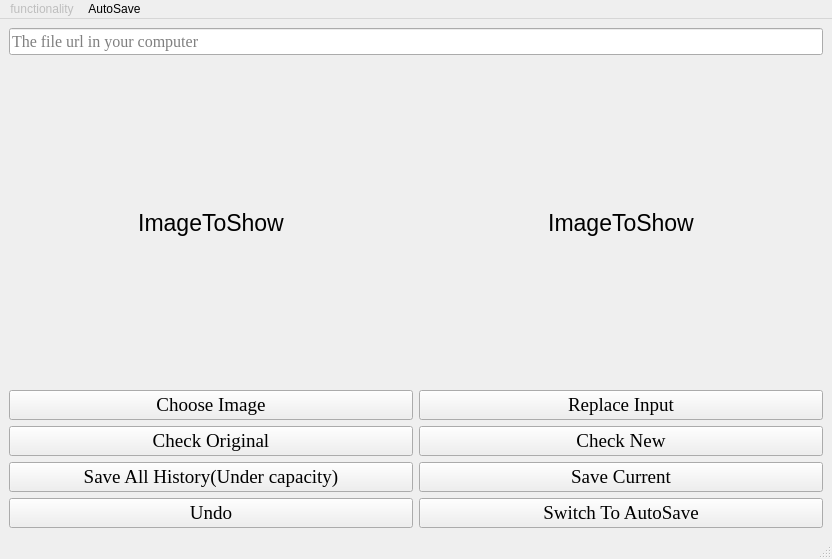
<?xml version="1.0" encoding="UTF-8"?>
<ui version="4.0">
 <class>MainWindow</class>
 <widget class="QMainWindow" name="MainWindow">
  <property name="enabled">
   <bool>true</bool>
  </property>
  <property name="geometry">
   <rect>
    <x>0</x>
    <y>0</y>
    <width>832</width>
    <height>559</height>
   </rect>
  </property>
  <property name="sizePolicy">
   <sizepolicy hsizetype="Preferred" vsizetype="Preferred">
    <horstretch>0</horstretch>
    <verstretch>0</verstretch>
   </sizepolicy>
  </property>
  <property name="windowTitle">
   <string>MainWindow</string>
  </property>
  <widget class="QWidget" name="centralwidget">
   <property name="sizePolicy">
    <sizepolicy hsizetype="Preferred" vsizetype="Preferred">
     <horstretch>0</horstretch>
     <verstretch>0</verstretch>
    </sizepolicy>
   </property>
   <layout class="QGridLayout" name="gridLayout">
    <item row="0" column="0" colspan="2">
     <widget class="QLineEdit" name="urlEdit">
      <property name="font">
       <font>
        <family>Times New Roman</family>
        <pointsize>12</pointsize>
       </font>
      </property>
      <property name="dragEnabled">
       <bool>true</bool>
      </property>
      <property name="readOnly">
       <bool>true</bool>
      </property>
      <property name="placeholderText">
       <string>The file url in your computer</string>
      </property>
     </widget>
    </item>
    <item row="3" column="1">
     <widget class="QPushButton" name="checkNew">
      <property name="sizePolicy">
       <sizepolicy hsizetype="Minimum" vsizetype="Fixed">
        <horstretch>0</horstretch>
        <verstretch>0</verstretch>
       </sizepolicy>
      </property>
      <property name="font">
       <font>
        <family>Times New Roman</family>
        <pointsize>14</pointsize>
       </font>
      </property>
      <property name="text">
       <string>Check New</string>
      </property>
     </widget>
    </item>
    <item row="4" column="0">
     <widget class="QPushButton" name="saveAll">
      <property name="sizePolicy">
       <sizepolicy hsizetype="Minimum" vsizetype="Fixed">
        <horstretch>0</horstretch>
        <verstretch>0</verstretch>
       </sizepolicy>
      </property>
      <property name="font">
       <font>
        <family>Times New Roman</family>
        <pointsize>14</pointsize>
       </font>
      </property>
      <property name="text">
       <string>Save All History(Under capacity)</string>
      </property>
     </widget>
    </item>
    <item row="1" column="1">
     <widget class="QLabel" name="imageLabelDisposed">
      <property name="font">
       <font>
        <pointsize>17</pointsize>
       </font>
      </property>
      <property name="contextMenuPolicy">
       <enum>Qt::DefaultContextMenu</enum>
      </property>
      <property name="autoFillBackground">
       <bool>false</bool>
      </property>
      <property name="text">
       <string>ImageToShow</string>
      </property>
      <property name="scaledContents">
       <bool>true</bool>
      </property>
      <property name="alignment">
       <set>Qt::AlignCenter</set>
      </property>
     </widget>
    </item>
    <item row="2" column="0">
     <widget class="QPushButton" name="openImageButton">
      <property name="sizePolicy">
       <sizepolicy hsizetype="Minimum" vsizetype="Fixed">
        <horstretch>0</horstretch>
        <verstretch>0</verstretch>
       </sizepolicy>
      </property>
      <property name="font">
       <font>
        <family>Times New Roman</family>
        <pointsize>14</pointsize>
       </font>
      </property>
      <property name="text">
       <string>Choose Image</string>
      </property>
     </widget>
    </item>
    <item row="1" column="0">
     <widget class="QLabel" name="imageLabel">
      <property name="font">
       <font>
        <pointsize>17</pointsize>
       </font>
      </property>
      <property name="contextMenuPolicy">
       <enum>Qt::DefaultContextMenu</enum>
      </property>
      <property name="autoFillBackground">
       <bool>false</bool>
      </property>
      <property name="text">
       <string>ImageToShow</string>
      </property>
      <property name="scaledContents">
       <bool>true</bool>
      </property>
      <property name="alignment">
       <set>Qt::AlignCenter</set>
      </property>
     </widget>
    </item>
    <item row="3" column="0">
     <widget class="QPushButton" name="checkOriginal">
      <property name="sizePolicy">
       <sizepolicy hsizetype="Minimum" vsizetype="Fixed">
        <horstretch>0</horstretch>
        <verstretch>0</verstretch>
       </sizepolicy>
      </property>
      <property name="font">
       <font>
        <family>Times New Roman</family>
        <pointsize>14</pointsize>
       </font>
      </property>
      <property name="text">
       <string>Check Original</string>
      </property>
     </widget>
    </item>
    <item row="2" column="1">
     <widget class="QPushButton" name="replaceInputButton">
      <property name="sizePolicy">
       <sizepolicy hsizetype="Minimum" vsizetype="Fixed">
        <horstretch>0</horstretch>
        <verstretch>0</verstretch>
       </sizepolicy>
      </property>
      <property name="font">
       <font>
        <family>Times New Roman</family>
        <pointsize>14</pointsize>
       </font>
      </property>
      <property name="text">
       <string>Replace Input</string>
      </property>
     </widget>
    </item>
    <item row="4" column="1">
     <widget class="QPushButton" name="saveRight">
      <property name="sizePolicy">
       <sizepolicy hsizetype="Minimum" vsizetype="Fixed">
        <horstretch>0</horstretch>
        <verstretch>0</verstretch>
       </sizepolicy>
      </property>
      <property name="font">
       <font>
        <family>Times New Roman</family>
        <pointsize>14</pointsize>
       </font>
      </property>
      <property name="text">
       <string>Save Current</string>
      </property>
     </widget>
    </item>
    <item row="5" column="0">
     <widget class="QPushButton" name="undo">
      <property name="sizePolicy">
       <sizepolicy hsizetype="Minimum" vsizetype="Fixed">
        <horstretch>0</horstretch>
        <verstretch>0</verstretch>
       </sizepolicy>
      </property>
      <property name="font">
       <font>
        <family>Times New Roman</family>
        <pointsize>14</pointsize>
       </font>
      </property>
      <property name="text">
       <string>Undo</string>
      </property>
     </widget>
    </item>
    <item row="5" column="1">
     <widget class="QPushButton" name="autoSave">
      <property name="sizePolicy">
       <sizepolicy hsizetype="Minimum" vsizetype="Fixed">
        <horstretch>0</horstretch>
        <verstretch>0</verstretch>
       </sizepolicy>
      </property>
      <property name="font">
       <font>
        <family>Times New Roman</family>
        <pointsize>14</pointsize>
       </font>
      </property>
      <property name="text">
       <string>Switch To AutoSave</string>
      </property>
     </widget>
    </item>
   </layout>
  </widget>
  <widget class="QMenuBar" name="menubar">
   <property name="geometry">
    <rect>
     <x>0</x>
     <y>0</y>
     <width>832</width>
     <height>26</height>
    </rect>
   </property>
   <widget class="QMenu" name="functionality">
    <property name="enabled">
     <bool>false</bool>
    </property>
    <property name="title">
     <string>functionality</string>
    </property>
    <addaction name="scale"/>
    <addaction name="rotate"/>
    <addaction name="gray_trans"/>
    <addaction name="actionaugment"/>
    <addaction name="actionutils"/>
    <addaction name="actionclear"/>
   </widget>
   <widget class="QMenu" name="AutoSave">
    <property name="enabled">
     <bool>true</bool>
    </property>
    <property name="title">
     <string>AutoSave</string>
    </property>
   </widget>
   <addaction name="functionality"/>
   <addaction name="AutoSave"/>
  </widget>
  <widget class="QStatusBar" name="statusbar"/>
  <action name="scale">
   <property name="enabled">
    <bool>true</bool>
   </property>
   <property name="text">
    <string>scale</string>
   </property>
  </action>
  <action name="rotate">
   <property name="text">
    <string>rotate</string>
   </property>
  </action>
  <action name="gray_trans">
   <property name="text">
    <string>gray_trans</string>
   </property>
  </action>
  <action name="actionaugment">
   <property name="text">
    <string>augment</string>
   </property>
  </action>
  <action name="actionutils">
   <property name="text">
    <string>utils</string>
   </property>
  </action>
  <action name="actionclear">
   <property name="text">
    <string>clear</string>
   </property>
  </action>
 </widget>
 <resources/>
 <connections/>
</ui>
